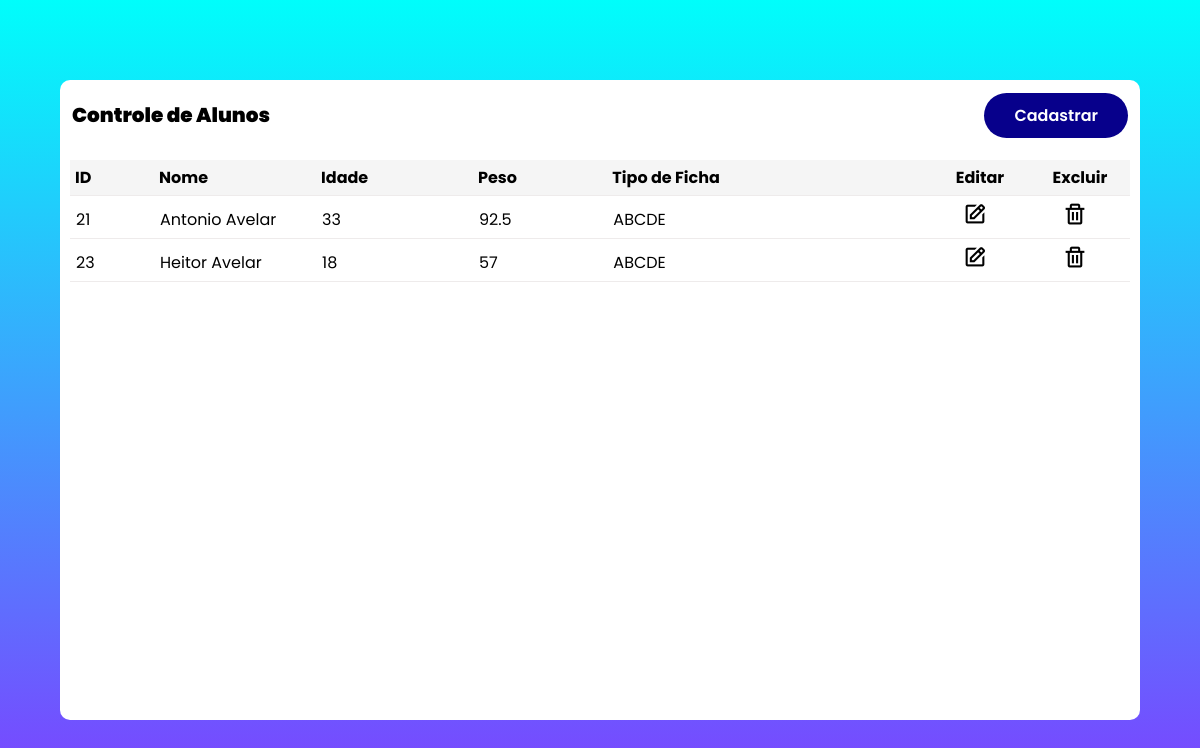
The page /assets/php/telaUsuarios.php (signed in) on the database its author committed.
### tables this page shows
CREATE TABLE `usuario` (
  `nomeUsuario` varchar(80) NOT NULL,
  `emailUsuario` varchar(80) NOT NULL,
  `senhaUsuario` varchar(24) NOT NULL,
  `telUsuario` bigint(11) NOT NULL,
  `idUsuario` int(100) NOT NULL,
  `idadeUsuario` int(3) NOT NULL,
  `pesoUsuario` float NOT NULL,
  `tipoFicha` varchar(10) NOT NULL,
  `alturaUsuario` float NOT NULL,
  `imcUsuario` float NOT NULL,
  `perGUsuario` varchar(10) NOT NULL,
  `masGUsuario` float NOT NULL,
  `massaUsuario` float NOT NULL,
  `massaLivreUsuario` float NOT NULL,
  `idadeMetUsuario` int(3) NOT NULL
);

### assets/php/telaUsuarios.php (the view, shortened to what this page needs)
<?php
include_once("conexao.php");
?>
<!DOCTYPE html>
<html lang="en">
<head>
    <link rel="stylesheet" href="../css/telaUsuarios.css">
    <link href='https://unpkg.com/boxicons@2.1.4/css/boxicons.min.css' rel='stylesheet'>
</head>
<body>
    <div class="container">
        <div class="header">
            <span>Controle de Alunos</span>
            <button onclick="openModal()" id="new">Cadastrar</i></button>
        </div>
        <?php
        $sql = "SELECT *
            FROM usuario
            order by nomeUsuario";
        $dadosUsuario = $conn->query($sql);
        if ($dadosUsuario->num_rows >= 0) {
        ?>
            <div class="divTable">
                <table>
                    <thead>
                        <tr>
                            <th>ID</th>
                            <th>Nome</th>
                            <th>Idade</th>
                            <th>Peso</th>
                            <th>Tipo de Ficha</th>
                            <th class="acao">Editar</th>
                            <th class="acao">Excluir</th>
                        </tr>
                    </thead>
            </div>
            <?php
            while ($exibir = $dadosUsuario->fetch_assoc()) {
            ?>
                <tr>
                    <td><?php echo $exibir["idUsuario"] ?></td>
                    <td><?php echo $exibir["nomeUsuario"] ?></td>
                    <td><?php echo $exibir["idadeUsuario"] ?></td>
                    <td><?php echo $exibir["pesoUsuario"] ?></td>
                    <td><?php echo $exibir["tipoFicha"] ?></td>
                    <td class="acao"><a href="editarUsuario.php?idUsuario=<?php echo $exibir['idUsuario'] ?>"><button><i class='bx bx-edit'></i></button></a></td>
                    <td class="acao"><button onclick="confirmarExclusao(
                    '<?php echo $exibir['idUsuario'] ?>',
                    '<?php echo $exibir['nomeUsuario'] ?>')"><i class='bx bx-trash'></i></button>
                    </td>
                </tr>
            <?php
            }
            ?>
        <?php
        }
        ?>
    </div>
</body>
</html>

### assets/css/telaUsuarios.css (style rules this page uses)
* { margin: 0; padding: 0; box-sizing: border-box; font-family: 'Poppins', sans-serif; }
body { width: 100vw; height: 100vh; display: flex; align-items: center; justify-content: center; background: linear-gradient(to bottom, #00fefb, #7d40ff); }
button { cursor: pointer; }
.container { width: 90%; height: 80%; border-radius: 10px; background: white; }
.header { min-height: 70px; display: flex; align-items: center; justify-content: space-between; margin: auto 12px; }
.header span { font-weight: 900; font-size: 20px; word-break: break-all; }
#new { background-color: #07008b; color: white; border: none; padding: 10px 30px; border-radius: 50px; cursor: pointer; font-weight: 600; font-size: 16px; transition: all 0.2s; }
.divTable { padding: 10px; width: auto; height: inherit; overflow: auto; }
table { width: 100%; border-spacing: 10px; word-break: break-all; border-collapse: collapse; }
thead { background-color: whitesmoke; }
tr { border-bottom: 1px solid rgb(238, 235, 235) !important; }
tbody tr td { vertical-align: text-top; padding: 6px; max-width: 50px; }
thead tr th { padding: 5px; text-align: start; margin-bottom: 50px; }
tbody tr { margin-bottom: 50px; }
thead tr th.acao { width: 100px !important; text-align: center; }
tbody tr td.acao { text-align: center; }
td button { border: none; outline: none; background: transparent; }
td button i { font-size: 25px; }
td button i:first-child { margin-right: 10px; }

### rows shown on the page
usuario: idUsuario "21", nomeUsuario "Antonio Avelar", idadeUsuario "33", pesoUsuario "92.5", tipoFicha "ABCDE"
usuario: idUsuario "23", nomeUsuario "Heitor Avelar", idadeUsuario "18", pesoUsuario "57", tipoFicha "ABCDE"
